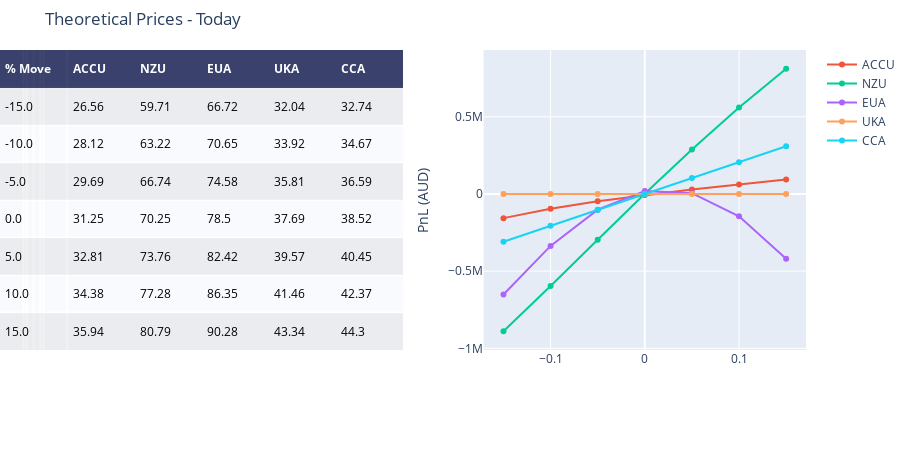

Source (notebook cell):
### Code cell
fig = ff.create_table(price_ranges,height_constant=50)

for i in mkts[:-1]:
    #fig.add_trace(go.Scatter(x=fig_daily.Sigma, y=fig_daily[i], name=i, xaxis='x2', yaxis='y2'))
    fig.add_trace(go.Scatter(x = price_returns, y=price_pnls[i], name=i, xaxis='x2', yaxis='y2'))
    fig.update_xaxes(tickvals=[-0.15,-0.10,-0.5,0,0.5,0.10,0.15])
    
fig.update_layout(
    title_text = 'Theoretical Prices - Today',
    margin = {'t':50, 'b':100},
    xaxis = {'domain': [0, .5]},
    xaxis2 = {'domain': [0.6, 1.],'title':''},
    yaxis2 = {'anchor': 'x2', 'title': 'PnL (AUD)'}
)

fig.show()

### Figure 1 — Plotly figure (JSON) as saved in the notebook; plotly's stock layout.template omitted (floating-point values rounded to 4 significant figures)
{"data": [{"colorscale": [[0, "#00083e"], [0.5, "#ededee"], [1, "#ffffff"]], "hoverinfo": "none", "opacity": 0.75, "showscale": false, "type": "heatmap", "z": [[0, 0, 0, 0, 0, 0], [0.5, 0.5, 0.5, 0.5, 0.5, 0.5], [1, 1, 1, 1, 1, 1], [0.5, 0.5, 0.5, 0.5, 0.5, 0.5], [1, 1, 1, 1, 1, 1], [0.5, 0.5, 0.5, 0.5, 0.5, 0.5], [1, 1, 1, 1, 1, 1], [0.5, 0.5, 0.5, 0.5, 0.5, 0.5]]}, {"name": "ACCU", "type": "scatter", "x": [-0.15, -0.1, -0.05, 0, 0.05, 0.1, 0.15], "xaxis": "x2", "y": [-156400.0, -96270.0, -47790.0, -7349.0, 28330.0, 61650.0, 94220.0], "yaxis": "y2"}, {"name": "NZU", "type": "scatter", "x": [-0.15, -0.1, -0.05, 0, 0.05, 0.1, 0.15], "xaxis": "x2", "y": [-889400.0, -596400.0, -296100.0, 1331.0, 288400.0, 559783, 811400.0], "yaxis": "y2"}, {"name": "EUA", "type": "scatter", "x": [-0.15, -0.1, -0.05, 0, 0.05, 0.1, 0.15], "xaxis": "x2", "y": [-651500.0, -336500.0, -101600.0, 18750.0, 5485.0, -145000.0, -420200.0], "yaxis": "y2"}, {"name": "UKA", "type": "scatter", "x": [-0.15, -0.1, -0.05, 0, 0.05, 0.1, 0.15], "xaxis": "x2", "y": [0, 0, 0, 0, 0, 0, 0], "yaxis": "y2"}, {"name": "CCA", "type": "scatter", "x": [-0.15, -0.1, -0.05, 0, 0.05, 0.1, 0.15], "xaxis": "x2", "y": [-309100.0, -206100.0, -103000.0, 0, 103000.0, 206100.0, 309100.0], "yaxis": "y2"}], "layout": {"annotations": [{"align": "left", "font": {"color": "#ffffff"}, "showarrow": false, "text": "<b>% Move</b>", "x": -0.45, "xanchor": "left", "xref": "x", "y": 0, "yref": "y"}, {"align": "left", "font": {"color": "#ffffff"}, "showarrow": false, "text": "<b>ACCU</b>", "x": 0.55, "xanchor": "left", "xref": "x", "y": 0, "yref": "y"}, {"align": "left", "font": {"color": "#ffffff"}, "showarrow": false, "text": "<b>NZU</b>", "x": 1.55, "xanchor": "left", "xref": "x", "y": 0, "yref": "y"}, {"align": "left", "font": {"color": "#ffffff"}, "showarrow": false, "text": "<b>EUA</b>", "x": 2.55, "xanchor": "left", "xref": "x", "y": 0, "yref": "y"}, {"align": "left", "font": {"color": "#ffffff"}, "showarrow": false, "text": "<b>UKA</b>", "x": 3.55, "xanchor": "left", "xref": "x", "y": 0, "yref": "y"}, {"align": "left", "font": {"color": "#ffffff"}, "showarrow": false, "text": "<b>CCA</b>", "x": 4.55, "xanchor": "left", "xref": "x", "y": 0, "yref": "y"}, {"align": "left", "font": {"color": "#000000"}, "showarrow": false, "text": "-15.0", "x": -0.45, "xanchor": "left", "xref": "x", "y": 1, "yref": "y"}, {"align": "left", "font": {"color": "#000000"}, "showarrow": false, "text": "26.56", "x": 0.55, "xanchor": "left", "xref": "x", "y": 1, "yref": "y"}, {"align": "left", "font": {"color": "#000000"}, "showarrow": false, "text": "59.71", "x": 1.55, "xanchor": "left", "xref": "x", "y": 1, "yref": "y"}, {"align": "left", "font": {"color": "#000000"}, "showarrow": false, "text": "66.72", "x": 2.55, "xanchor": "left", "xref": "x", "y": 1, "yref": "y"}, {"align": "left", "font": {"color": "#000000"}, "showarrow": false, "text": "32.04", "x": 3.55, "xanchor": "left", "xref": "x", "y": 1, "yref": "y"}, {"align": "left", "font": {"color": "#000000"}, "showarrow": false, "text": "32.74", "x": 4.55, "xanchor": "left", "xref": "x", "y": 1, "yref": "y"}, {"align": "left", "font": {"color": "#000000"}, "showarrow": false, "text": "-10.0", "x": -0.45, "xanchor": "left", "xref": "x", "y": 2, "yref": "y"}, {"align": "left", "font": {"color": "#000000"}, "showarrow": false, "text": "28.12", "x": 0.55, "xanchor": "left", "xref": "x", "y": 2, "yref": "y"}, {"align": "left", "font": {"color": "#000000"}, "showarrow": false, "text": "63.22", "x": 1.55, "xanchor": "left", "xref": "x", "y": 2, "yref": "y"}, {"align": "left", "font": {"color": "#000000"}, "showarrow": false, "text": "70.65", "x": 2.55, "xanchor": "left", "xref": "x", "y": 2, "yref": "y"}, {"align": "left", "font": {"color": "#000000"}, "showarrow": false, "text": "33.92", "x": 3.55, "xanchor": "left", "xref": "x", "y": 2, "yref": "y"}, {"align": "left", "font": {"color": "#000000"}, "showarrow": false, "text": "34.67", "x": 4.55, "xanchor": "left", "xref": "x", "y": 2, "yref": "y"}, {"align": "left", "font": {"color": "#000000"}, "showarrow": false, "text": "-5.0", "x": -0.45, "xanchor": "left", "xref": "x", "y": 3, "yref": "y"}, {"align": "left", "font": {"color": "#000000"}, "showarrow": false, "text": "29.69", "x": 0.55, "xanchor": "left", "xref": "x", "y": 3, "yref": "y"}, {"align": "left", "font": {"color": "#000000"}, "showarrow": false, "text": "66.74", "x": 1.55, "xanchor": "left", "xref": "x", "y": 3, "yref": "y"}, {"align": "left", "font": {"color": "#000000"}, "showarrow": false, "text": "74.58", "x": 2.55, "xanchor": "left", "xref": "x", "y": 3, "yref": "y"}, {"align": "left", "font": {"color": "#000000"}, "showarrow": false, "text": "35.81", "x": 3.55, "xanchor": "left", "xref": "x", "y": 3, "yref": "y"}, {"align": "left", "font": {"color": "#000000"}, "showarrow": false, "text": "36.59", "x": 4.55, "xanchor": "left", "xref": "x", "y": 3, "yref": "y"}, {"align": "left", "font": {"color": "#000000"}, "showarrow": false, "text": "0.0", "x": -0.45, "xanchor": "left", "xref": "x", "y": 4, "yref": "y"}, {"align": "left", "font": {"color": "#000000"}, "showarrow": false, "text": "31.25", "x": 0.55, "xanchor": "left", "xref": "x", "y": 4, "yref": "y"}, {"align": "left", "font": {"color": "#000000"}, "showarrow": false, "text": "70.25", "x": 1.55, "xanchor": "left", "xref": "x", "y": 4, "yref": "y"}, {"align": "left", "font": {"color": "#000000"}, "showarrow": false, "text": "78.5", "x": 2.55, "xanchor": "left", "xref": "x", "y": 4, "yref": "y"}, {"align": "left", "font": {"color": "#000000"}, "showarrow": false, "text": "37.69", "x": 3.55, "xanchor": "left", "xref": "x", "y": 4, "yref": "y"}, {"align": "left", "font": {"color": "#000000"}, "showarrow": false, "text": "38.52", "x": 4.55, "xanchor": "left", "xref": "x", "y": 4, "yref": "y"}, {"align": "left", "font": {"color": "#000000"}, "showarrow": false, "text": "5.0", "x": -0.45, "xanchor": "left", "xref": "x", "y": 5, "yref": "y"}, {"align": "left", "font": {"color": "#000000"}, "showarrow": false, "text": "32.81", "x": 0.55, "xanchor": "left", "xref": "x", "y": 5, "yref": "y"}, {"align": "left", "font": {"color": "#000000"}, "showarrow": false, "text": "73.76", "x": 1.55, "xanchor": "left", "xref": "x", "y": 5, "yref": "y"}, {"align": "left", "font": {"color": "#000000"}, "showarrow": false, "text": "82.42", "x": 2.55, "xanchor": "left", "xref": "x", "y": 5, "yref": "y"}, {"align": "left", "font": {"color": "#000000"}, "showarrow": false, "text": "39.57", "x": 3.55, "xanchor": "left", "xref": "x", "y": 5, "yref": "y"}, {"align": "left", "font": {"color": "#000000"}, "showarrow": false, "text": "40.45", "x": 4.55, "xanchor": "left", "xref": "x", "y": 5, "yref": "y"}, {"align": "left", "font": {"color": "#000000"}, "showarrow": false, "text": "10.0", "x": -0.45, "xanchor": "left", "xref": "x", "y": 6, "yref": "y"}, {"align": "left", "font": {"color": "#000000"}, "showarrow": false, "text": "34.38", "x": 0.55, "xanchor": "left", "xref": "x", "y": 6, "yref": "y"}, {"align": "left", "font": {"color": "#000000"}, "showarrow": false, "text": "77.28", "x": 1.55, "xanchor": "left", "xref": "x", "y": 6, "yref": "y"}, {"align": "left", "font": {"color": "#000000"}, "showarrow": false, "text": "86.35", "x": 2.55, "xanchor": "left", "xref": "x", "y": 6, "yref": "y"}, {"align": "left", "font": {"color": "#000000"}, "showarrow": false, "text": "41.46", "x": 3.55, "xanchor": "left", "xref": "x", "y": 6, "yref": "y"}, {"align": "left", "font": {"color": "#000000"}, "showarrow": false, "text": "42.37", "x": 4.55, "xanchor": "left", "xref": "x", "y": 6, "yref": "y"}, {"align": "left", "font": {"color": "#000000"}, "showarrow": false, "text": "15.0", "x": -0.45, "xanchor": "left", "xref": "x", "y": 7, "yref": "y"}, {"align": "left", "font": {"color": "#000000"}, "showarrow": false, "text": "35.94", "x": 0.55, "xanchor": "left", "xref": "x", "y": 7, "yref": "y"}, {"align": "left", "font": {"color": "#000000"}, "showarrow": false, "text": "80.79", "x": 1.55, "xanchor": "left", "xref": "x", "y": 7, "yref": "y"}, {"align": "left", "font": {"color": "#000000"}, "showarrow": false, "text": "90.28", "x": 2.55, "xanchor": "left", "xref": "x", "y": 7, "yref": "y"}, {"align": "left", "font": {"color": "#000000"}, "showarrow": false, "text": "43.34", "x": 3.55, "xanchor": "left", "xref": "x", "y": 7, "yref": "y"}, {"align": "left", "font": {"color": "#000000"}, "showarrow": false, "text": "44.3", "x": 4.55, "xanchor": "left", "xref": "x", "y": 7, "yref": "y"}], "height": 450, "margin": {"b": 100, "l": 0, "r": 0, "t": 50}, "title": {"text": "Theoretical Prices - Today"}, "xaxis": {"domain": [0, 0.5], "dtick": 1, "gridwidth": 2, "showticklabels": false, "tick0": -0.5, "ticks": "", "tickvals": [-0.15, -0.1, -0.5, 0, 0.5, 0.1, 0.15], "zeroline": false}, "xaxis2": {"domain": [0.6, 1], "title": {"text": ""}}, "yaxis": {"autorange": "reversed", "dtick": 1, "gridwidth": 2, "showticklabels": false, "tick0": 0.5, "ticks": "", "zeroline": false}, "yaxis2": {"anchor": "x2", "title": {"text": "PnL (AUD)"}}}}
